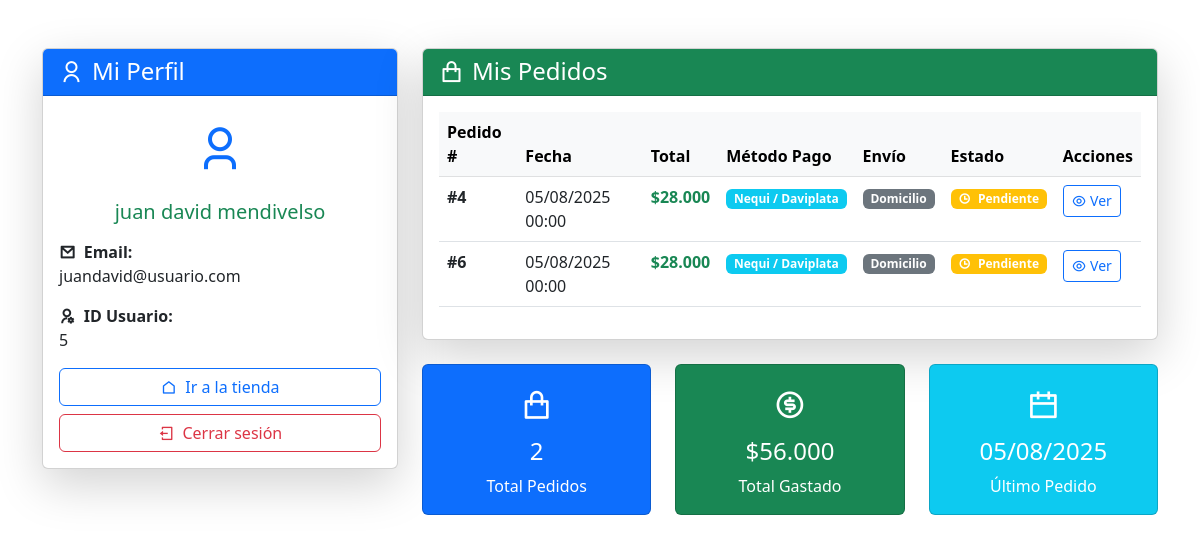
Screenshot of /usuarios/usuario/perfil.php (signed in) with the database file from the repository.
### tables this page shows
CREATE TABLE `pedido` (
  `idPedido` int(11) NOT NULL,
  `idUsuario` int(11) NOT NULL,
  `fechaPedido` date DEFAULT NULL,
  `fechaEnvio` date DEFAULT NULL,
  `estado` varchar(45) DEFAULT NULL
);

CREATE TABLE `pago` (
  `idPedido` int(11) NOT NULL,
  `metodoPago` varchar(45) DEFAULT NULL,
  `totalPagado` decimal(10,2) DEFAULT NULL,
  `estado` varchar(45) DEFAULT NULL
);

CREATE TABLE `informacionenvio` (
  `idEnvio` int(11) NOT NULL,
  `idPedido` int(11) NOT NULL,
  `tipo` varchar(45) DEFAULT NULL,
  `costo` decimal(10,2) DEFAULT NULL
);

### usuarios/usuario/perfil.php (the view, shortened to what this page needs)
<?php
include('../../administrador/db.php');
$idUsuario = $_SESSION['usuario']['idUsuario'];
$stmt = $pdo->prepare("
  SELECT p.*, pa.metodoPago, pa.totalPagado, ie.tipo as tipoEnvio, ie.costo as costoEnvio
  FROM pedido p
  LEFT JOIN pago pa ON p.idPedido = pa.idPedido
  LEFT JOIN informacionenvio ie ON p.idPedido = ie.idPedido
  WHERE p.idUsuario = ?
  ORDER BY p.fechaPedido DESC
");
$stmt->execute([$idUsuario]);
$pedidos = $stmt->fetchAll(PDO::FETCH_ASSOC);
?>
<!DOCTYPE html>
<html>
<head>
  <link href="https://cdn.jsdelivr.net/npm/bootstrap@5.3.0/dist/css/bootstrap.min.css" rel="stylesheet">
  <link href="https://cdn.jsdelivr.net/npm/remixicon@4.5.0/fonts/remixicon.css" rel="stylesheet"/>
</head>
<body class="container mt-5">
  <div class="row">
    <div class="col-md-4">
      <div class="card shadow-lg">
        <div class="card-header bg-primary text-white">
          <h4 class="mb-0">
            <i class="ri-user-line me-2"></i>Mi Perfil
          </h4>
        </div>
        <div class="card-body">
          <div class="text-center mb-3">
            <i class="ri-user-3-line text-primary" style="font-size: 3rem;"></i>
          </div>
          <h5 class="text-center text-success mb-3"><?= htmlspecialchars($_SESSION['usuario']['nombre']) ?></h5>
          <div class="mb-3">
            <p><strong><i class="ri-mail-line me-2"></i>Email:</strong><br>
            <?= htmlspecialchars($_SESSION['usuario']['email']) ?></p>
          </div>
          <div class="mb-3">
            <p><strong><i class="ri-user-settings-line me-2"></i>ID Usuario:</strong><br>
            <?= htmlspecialchars($_SESSION['usuario']['idUsuario']) ?></p>
          </div>
          <div class="d-grid gap-2">
            <a href="../../index.php" class="btn btn-outline-primary">
              <i class="ri-home-line me-2"></i>Ir a la tienda
            </a>
            <a href="../logout.php" class="btn btn-outline-danger">
              <i class="ri-logout-box-line me-2"></i>Cerrar sesión
            </a>
          </div>
        </div>
      </div>
    </div>
    <div class="col-md-8">
      <div class="card shadow-lg">
        <div class="card-header bg-success text-white">
          <h4 class="mb-0">
            <i class="ri-shopping-bag-line me-2"></i>Mis Pedidos
          </h4>
        </div>
        <div class="card-body">
          <?php if (count($pedidos) > 0): ?>
            <div class="table-responsive">
              <table class="table table-hover">
                <thead class="table-light">
                  <tr>
                    <th>Pedido #</th>
                    <th>Fecha</th>
                    <th>Total</th>
                    <th>Método Pago</th>
                    <th>Envío</th>
                    <th>Estado</th>
                    <th>Acciones</th>
                  </tr>
                </thead>
                <tbody>
                  <?php foreach ($pedidos as $pedido): ?>
                    <tr>
                      <td>
                        <strong>#<?= $pedido['idPedido'] ?></strong>
                      </td>
                      <td>
                        <?= date('d/m/Y H:i', strtotime($pedido['fechaPedido'])) ?>
                      </td>
                      <td>
                        <span class="fw-bold text-success">
                          $<?= number_format($pedido['totalPagado'] + $pedido['costoEnvio'], 0, ',', '.') ?>
                        </span>
                      </td>
                      <td>
                        <span class="badge bg-info">
                          <?= htmlspecialchars($pedido['metodoPago']) ?>
                        </span>
                      </td>
                      <td>
                        <span class="badge bg-secondary">
                          <?= htmlspecialchars($pedido['tipoEnvio']) ?>
                        </span>
                      </td>
                      <td>
                        <?php
                        $estadoClass = '';
                        $estadoIcon = '';
                        switch ($pedido['estado']) {
                          case 'pendiente':
                            $estadoClass = 'bg-warning';
                            $estadoIcon = 'ri-time-line';
                            break;
                        }
                        ?>
                        <span class="badge <?= $estadoClass ?>">
                          <i class="<?= $estadoIcon ?> me-1"></i>
                          <?= ucfirst(str_replace('_', ' ', $pedido['estado'])) ?>
                        </span>
                      </td>
                      <td>
                        <a href="../../administrador/detalle_pedido.php?id=<?= $pedido['idPedido'] ?>"
                           class="btn btn-sm btn-outline-primary" target="_blank">
                          <i class="ri-eye-line"></i> Ver
                        </a>
                      </td>
                    </tr>
                  <?php endforeach; ?>
                </tbody>
              </table>
            </div>
          <?php endif; ?>
        </div>
      </div>
      <?php if (count($pedidos) > 0): ?>
        <div class="row mt-4">
          <div class="col-md-4">
            <div class="card bg-primary text-white">
              <div class="card-body text-center">
                <i class="ri-shopping-bag-line" style="font-size: 2rem;"></i>
                <h4 class="mt-2"><?= count($pedidos) ?></h4>
                <p class="mb-0">Total Pedidos</p>
              </div>
            </div>
          </div>
          <div class="col-md-4">
            <div class="card bg-success text-white">
              <div class="card-body text-center">
                <i class="ri-money-dollar-circle-line" style="font-size: 2rem;"></i>
                <h4 class="mt-2">
                  $<?= number_format(array_sum(array_map(function($p) {
                    return $p['totalPagado'] + $p['costoEnvio'];
                  }, $pedidos)), 0, ',', '.') ?>
                </h4>
                <p class="mb-0">Total Gastado</p>
              </div>
            </div>
          </div>
          <div class="col-md-4">
            <div class="card bg-info text-white">
              <div class="card-body text-center">
                <i class="ri-calendar-line" style="font-size: 2rem;"></i>
                <h4 class="mt-2">
                  <?= date('d/m/Y', strtotime($pedidos[0]['fechaPedido'])) ?>
                </h4>
                <p class="mb-0">Último Pedido</p>
              </div>
            </div>
          </div>
        </div>
      <?php endif; ?>
    </div>
  </div>
</body>
</html>

### rows the page displays
pedido: idPedido "4", fechaPedido "05/08/2025 00:00", pago.totalPagado "28.000", pago.metodoPago "Nequi / Daviplata", informacionenvio.tipo "Domicilio", estado "Pendiente", fechaPedido "05/08/2025"
pedido: idPedido "6", fechaPedido "05/08/2025 00:00", pago.totalPagado "28.000", pago.metodoPago "Nequi / Daviplata", informacionenvio.tipo "Domicilio", estado "Pendiente"

### other values shown
$_SESSION['usuario']['nombre'] "juan david mendivelso"
$_SESSION['usuario']['email'] "juandavid@usuario.com"
$_SESSION['usuario']['idUsuario'] "5"
count($pedidos) "2"
